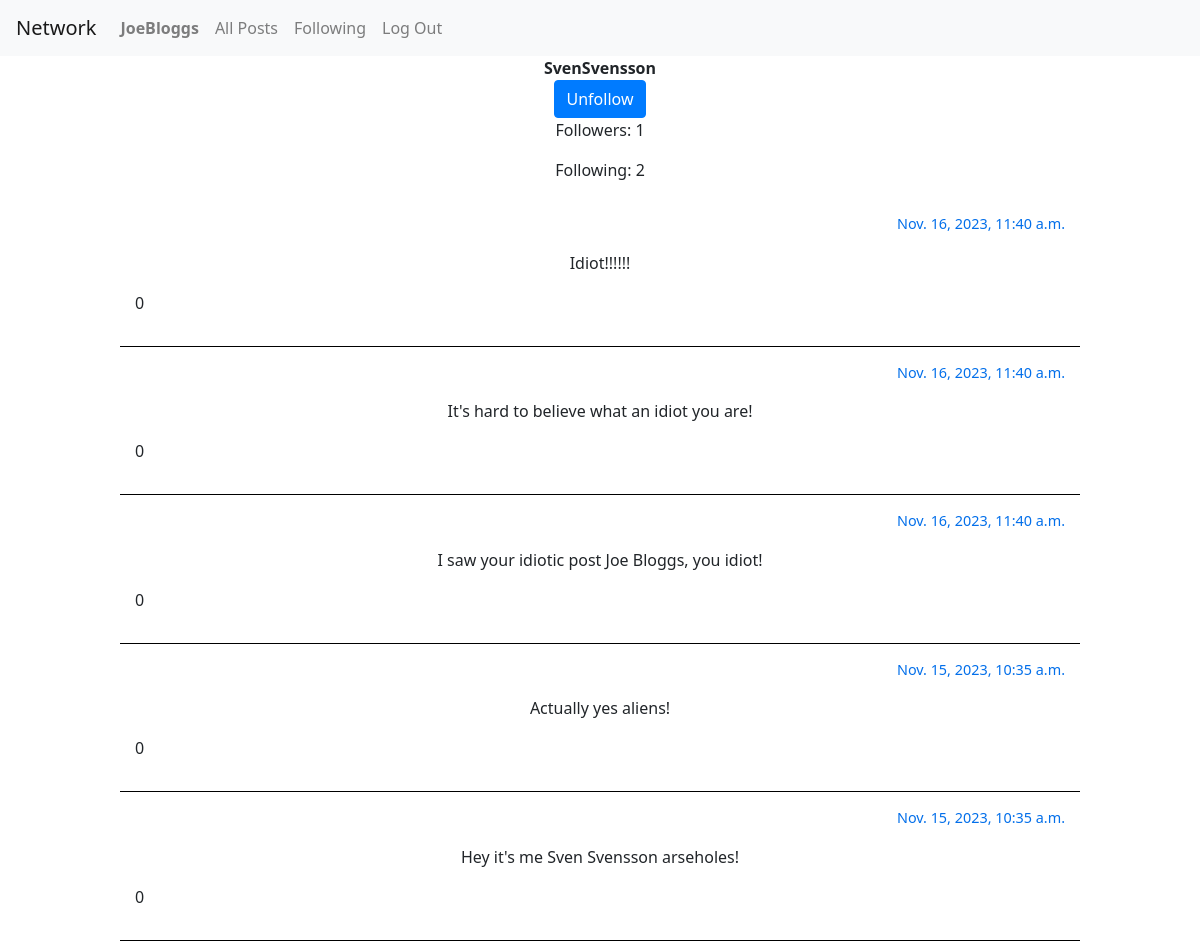
/profile/SvenSvensson (signed in), run on an earlier commit of the app's database.
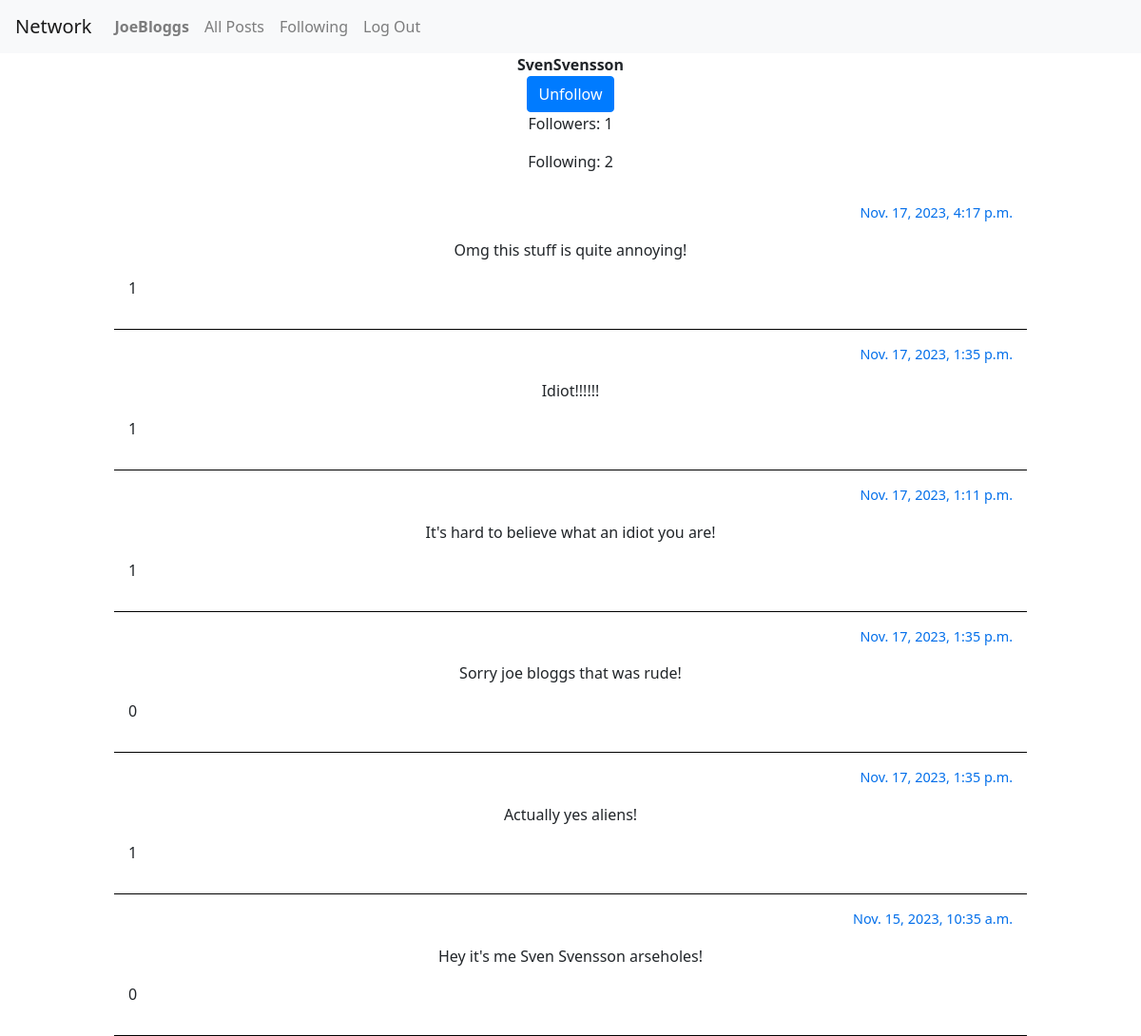
And on a later commit of the database.
### network/models.py (models this page shows)
class Post(models.Model):
    user = models.ForeignKey("User", on_delete=models.CASCADE, related_name="posts")
    body = models.TextField(blank=True)
    timestamp = models.DateTimeField(auto_now_add=True)
    likes = models.ManyToManyField("User", blank=True, related_name="liked_posts")

### network/views.py (the view)
# urls.py: path("profile/<str:username>", views.profile, name="profile"),
@login_required
def profile(request, username):
    user_profile = User.objects.get(username = username)
    posts = reversed(Post.objects.filter(user=user_profile.id))
    current_user = request.user
    current_user_likes = Post.objects.filter(likes = current_user)
    return render(request, "network/profile.html", {
        "user_profile": user_profile,
        "posts": posts,
        "current_user": current_user,
        "current_user_likes": current_user_likes
    })

### network/templates/network/profile.html (shortened to what this page needs)
{% extends "network/layout.html" %}
{% block body %}
<strong>{{ user_profile.username }}</strong>
{% if user.is_authenticated and user_profile != current_user %}
        {% if current_user in user_profile.followers.all %}
            <form action="{% url 'unfollow' %}" method="post">
                <input class="btn btn-primary" type="submit" value="Unfollow">
            </form>
        {% else %}
            <form action="{% url 'follow' %}" method="post">
                {% csrf_token %}
                <input type="hidden" id="userid" name="userid" value="{{ user_profile.id }}">
                <input class="btn btn-primary" type="submit" value="follow">
            </form>
        {% endif %}
{% endif %}
<p id="follower-count">Followers: {{ user_profile.followers.count }}</p>
<p id="follower-count">Following: {{ user_profile.following.count}}</p>
{% for post in posts %}
<div class="post-container">
    <p class="post-timestamp">{{ post.timestamp }}</p>
    <p class="post-body">{{ post.body }}</p>
    <p class="post-likes">{{ post.likes.count }}</p>
</div>
{% endfor %}
{% endblock %}

What changed in the data, as far as the page shows it:
added Post: timestamp "Nov. 17, 2023, 4:17 p.m.", body "Omg this stuff is quite annoying!", likes.count "1"
changed Post "Idiot!!!!!!": timestamp "Nov. 16, 2023, 11:40 a.m." → "Nov. 17, 2023, 1:35 p.m."; likes.count "0" → "1"
changed Post "It's hard to believe what an idiot you are!": timestamp "Nov. 16, 2023, 11:40 a.m." → "Nov. 17, 2023, 1:11 p.m."; likes.count "0" → "1"
changed Post: timestamp "Nov. 16, 2023, 11:40 a.m." → "Nov. 17, 2023, 1:35 p.m."; body "I saw your idiotic post Joe Bloggs, you idiot!" → "Sorry joe bloggs that was rude!"
changed Post "Actually yes aliens!": timestamp "Nov. 15, 2023, 10:35 a.m." → "Nov. 17, 2023, 1:35 p.m."; likes.count "0" → "1"
